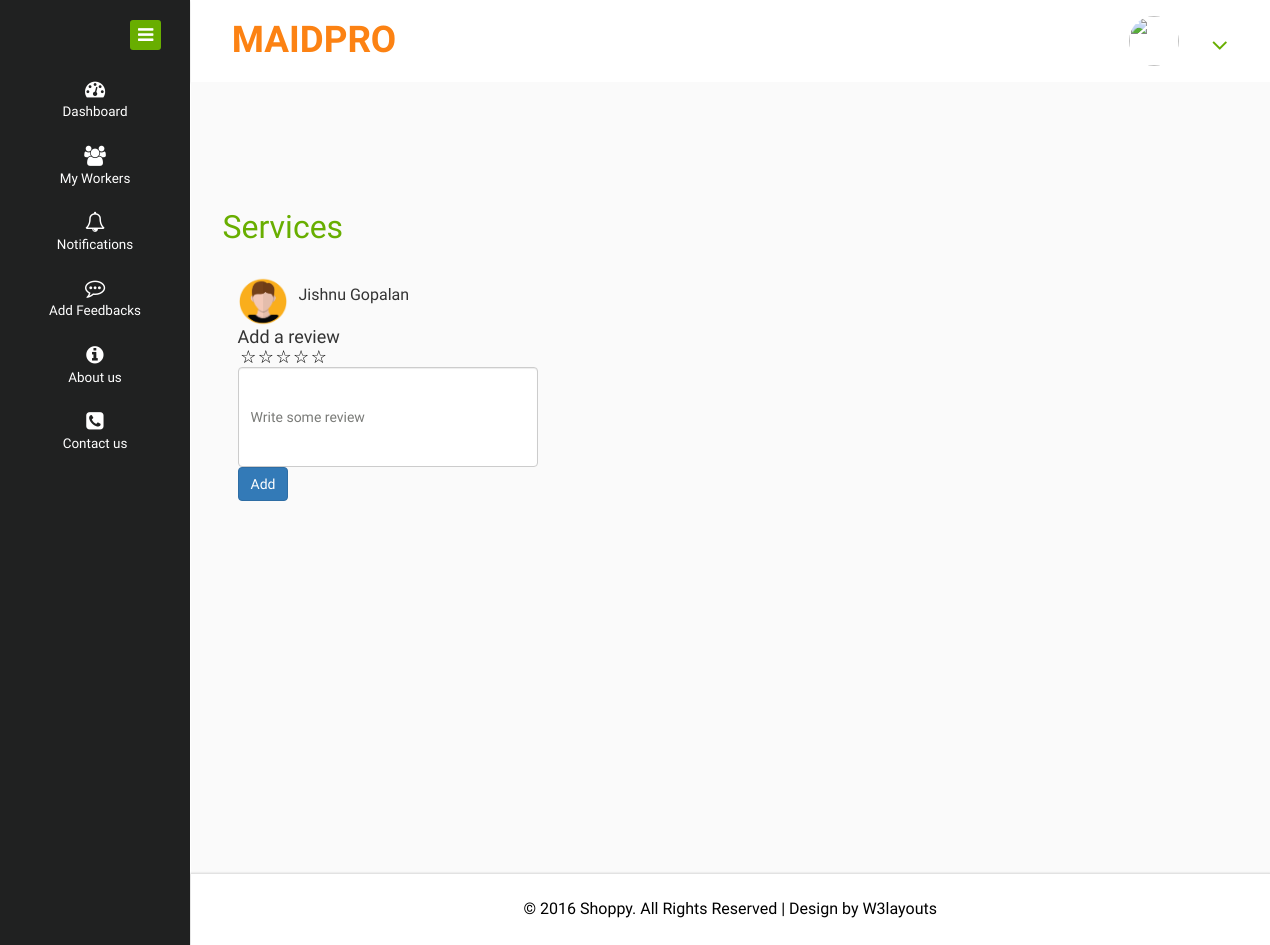
Before: /users/addreview.php?workerid=jishnu123@gmail.com with the older database file.
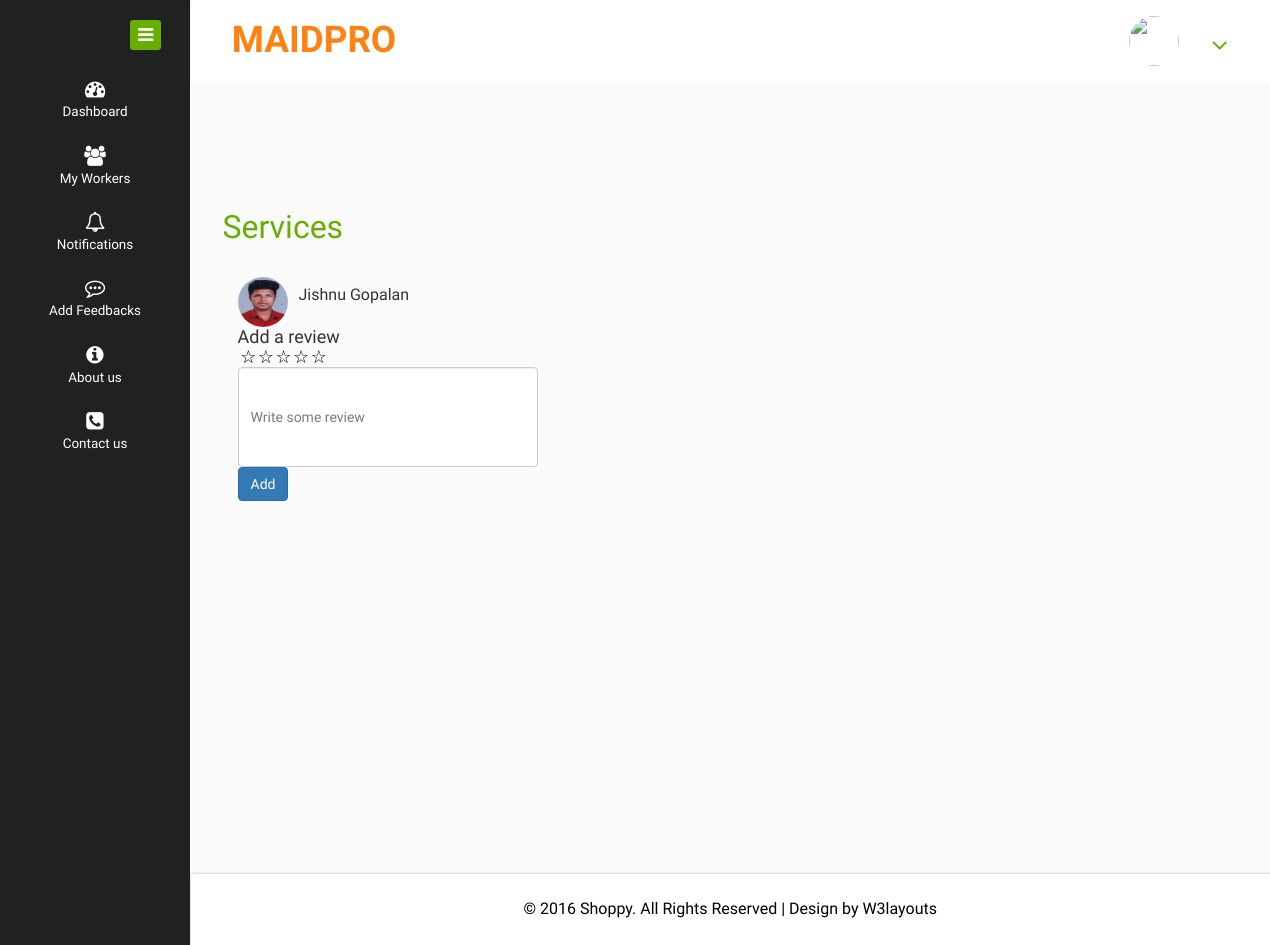
After: the same page with the newer database file.
### tables this page shows
CREATE TABLE `registration` (
  `user_id` int(11) NOT NULL,
  `email` varchar(50) NOT NULL,
  `name` varchar(30) NOT NULL,
  `phone` bigint(11) NOT NULL,
  `profile_pic` varchar(50) NOT NULL DEFAULT 'images/profile_pic.png',
  `house` varchar(30) NOT NULL,
  `place` varchar(30) NOT NULL,
  `district` varchar(30) NOT NULL,
  `state` varchar(30) NOT NULL,
  `pincode` int(10) NOT NULL,
  `gender` varchar(20) NOT NULL,
  `date_of_birth` varchar(20) NOT NULL
);

### users/addreview.php (the view, shortened to what this page needs)
<?php
	include("header.php");
  $workerid=$_GET['workerid'];
?>
<div class="inner-block">
    <div class="blank">
    	<h2>Services</h2>
<?php
$sql1="select * from registration where email='$workerid'";
    $r1=mysqli_fetch_assoc(mysqli_query($conn,$sql1));
?>
<div class="col-md-6">
  <div class="profile_img">
                                    <span class="prfil-img"><img style="width:30%,vertical-align: middle;
  width: 50px;
  height: 50px;
  border-radius: 50%;" src="../users/<?php echo $r1['profile_pic']?>" alt=""> </span>
                                    <div class="user-name">
                                        <?php echo $r1['name'] ?>
                                    </div>
                                </div>
                                <div class="clearfix"></div>
                               <h4>Add a review</h4>
               <form action="reviewadd.php" method="POST">
                             <fieldset>
                               <section>
                                <div class="rating">
            <label for="star5" data-toggle="tooltip" title="5"><h4>☆</h4></label>
            <label for="star4" data-toggle="tooltip" title="4"><h4>☆</h4></label>
            <label for="star3" data-toggle="tooltip" title="3"><h4>☆</h4></label>
            <label for="star2" data-toggle="tooltip" title="2"><h4>☆</h4></label>
            <label for="star1" data-toggle="tooltip" title="1"><h4>☆</h4></label>
        </div>
                              </section>
                            </fieldset>
                            <input type="text" class="form-control" name="review" required="" placeholder="Write some review" style="width:300px;height: 100px;">
                        <button type="submit" class="btn btn-primary">Add</button>
                      </form>
</div>
    </div>
</div>
<?php
	include("footer.php");
?>

Changed rows visible on the page:
changed registration "Jishnu Gopalan": profile_pic: a different picture
